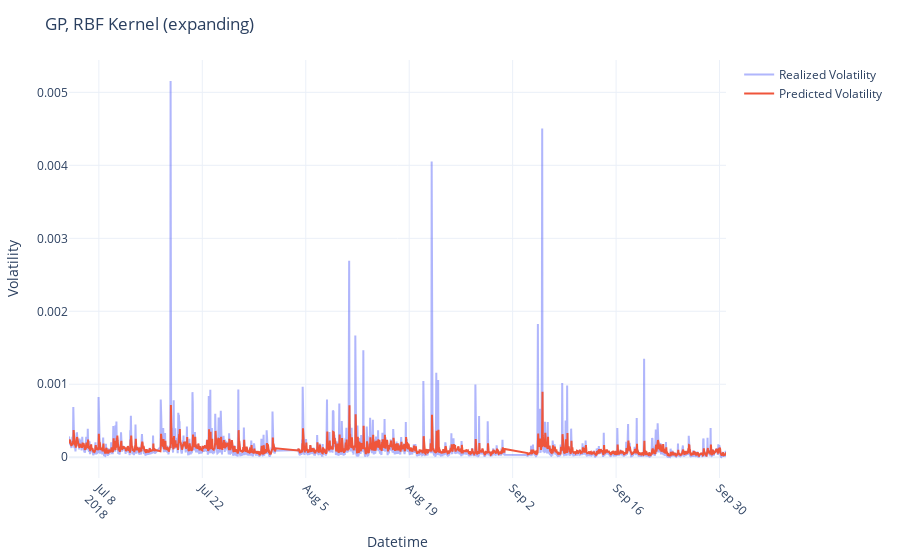

Write notebook code for a chart like this one.
### Code cell
plot_preds(
    preds_dataframe=RBF_expanding_preds,
    model_name="GP, RBF Kernel",
    test_vols=test_vols,
    pred_type="expanding",
    naive=False,
)

### Figure 1 — Plotly figure (JSON) as saved in the notebook; plotly's stock layout.template omitted (floating-point values rounded to 4 significant figures; data arrays with more than 128 entries replaced by an {"elided": "..."} marker saying what was removed)
{"data": [{"mode": "lines", "name": "Realized Volatility", "opacity": 0.5, "type": "scatter", "x": {"elided": "1958 str values"}, "y": {"elided": "1958 float values"}}, {"mode": "lines", "name": "Predicted Volatility", "type": "scatter", "x": {"elided": "1958 str values"}, "y": {"elided": "1958 float values"}}], "layout": {"autosize": true, "margin": {"b": 60, "l": 60, "r": 30, "t": 60}, "title": {"text": "GP, RBF Kernel (expanding)"}, "xaxis": {"autorange": true, "nticks": 10, "range": ["2018-07-03 23:00", "2018-09-30 21:00"], "tickangle": 45, "title": {"text": "Datetime"}, "type": "date"}, "yaxis": {"autorange": true, "range": [-0.0002843, 0.005443], "title": {"text": "Volatility"}, "type": "linear"}}}
